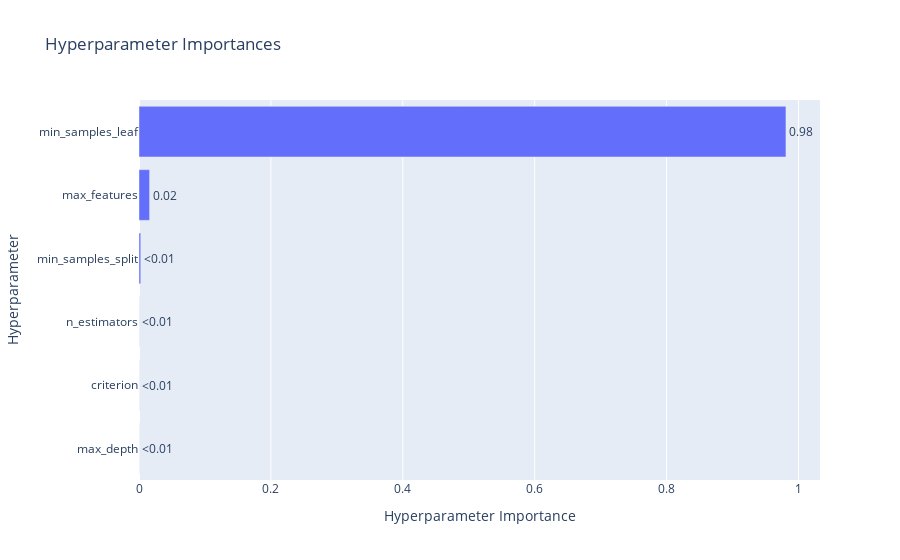

Notebook code for this chart:
### Markdown cell above
This plot can provide valuable insights into **which hyperparameters had the most significant impact on the objective function** and the overall model performance.

### Code cell
optuna.visualization.plot_param_importances(study)

### Figure 1 — Plotly figure (JSON) as saved in the notebook; plotly's stock layout.template omitted (floating-point values rounded to 4 significant figures)
{"data": [{"cliponaxis": false, "hovertemplate": ["max_depth (IntDistribution): 6.425035666258791e-05<extra></extra>", "criterion (CategoricalDistribution): 9.203261048262275e-05<extra></extra>", "n_estimators (IntDistribution): 0.00011430532331719028<extra></extra>", "min_samples_split (IntDistribution): 0.0026410199918641174<extra></extra>", "max_features (CategoricalDistribution): 0.016057543123770276<extra></extra>", "min_samples_leaf (IntDistribution): 0.981030848593903<extra></extra>"], "name": "Objective Value", "orientation": "h", "text": ["<0.01", "<0.01", "<0.01", "<0.01", "0.02", "0.98"], "textposition": "outside", "type": "bar", "x": [6.425e-05, 9.203e-05, 0.0001143, 0.002641, 0.01606, 0.981], "y": ["max_depth", "criterion", "n_estimators", "min_samples_split", "max_features", "min_samples_leaf"]}], "layout": {"title": {"text": "Hyperparameter Importances"}, "xaxis": {"title": {"text": "Hyperparameter Importance"}}, "yaxis": {"title": {"text": "Hyperparameter"}}}}
